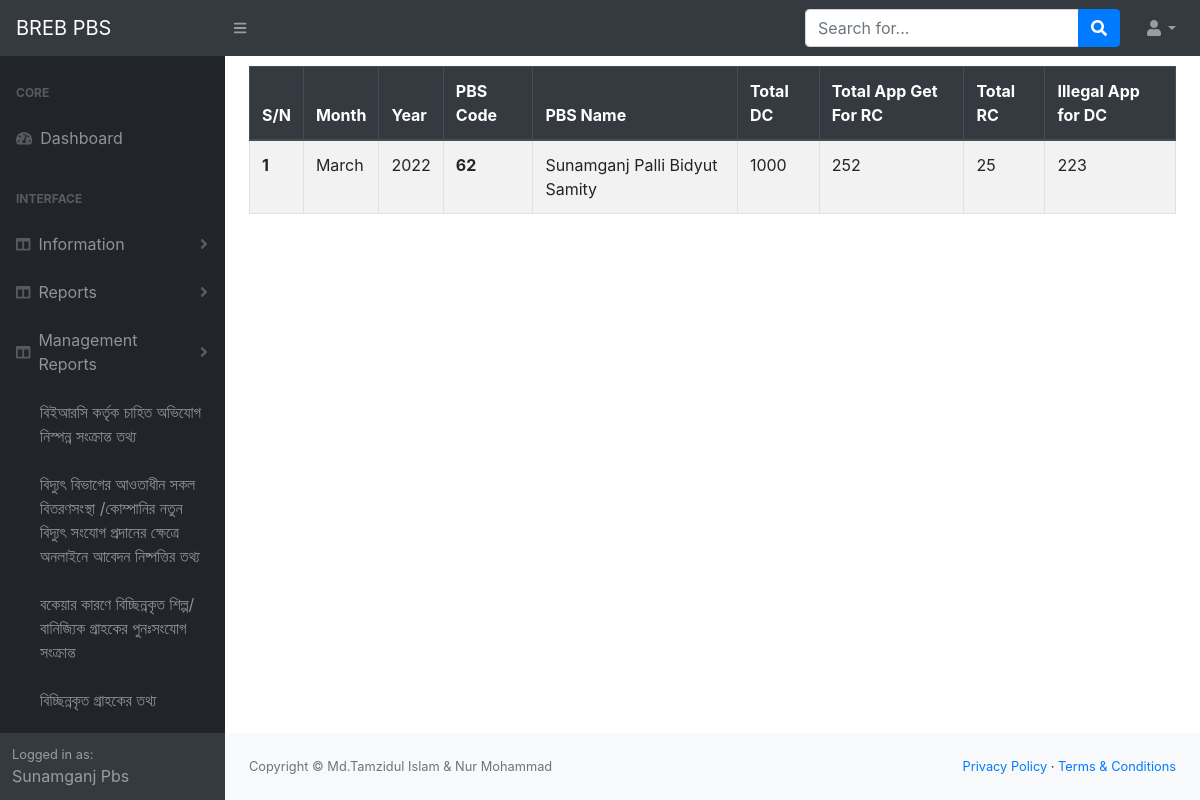
/my-industry-commercial-dc-rc (signed in), run on an earlier commit of the app's database.
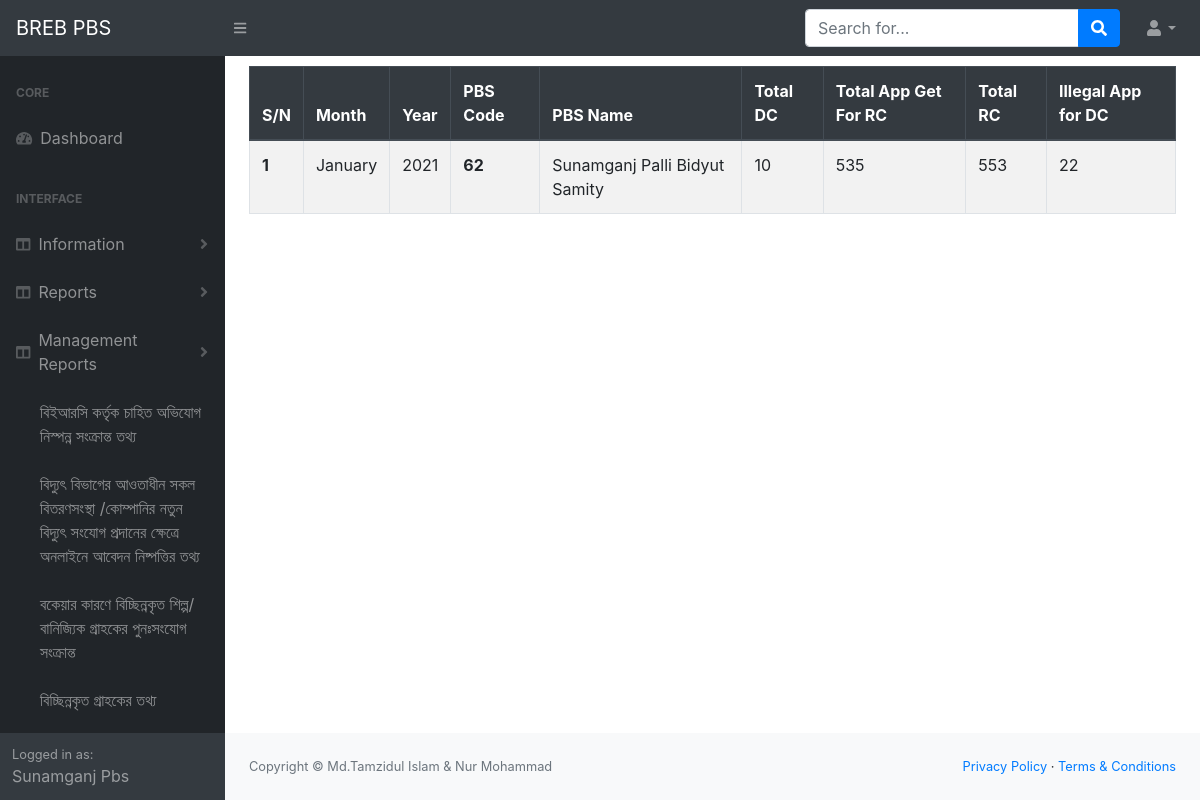
And on a later commit of the database.
### infoapp/models.py (models this page shows, shortened)
class IndustryCommercialDcRc(models.Model):
    pbs_code=models.IntegerField(blank=True, null=True)
    management_code=models.IntegerField(blank=True,null=True)
    month=models.CharField(max_length=10, blank=True, null=True)
    year=models.CharField(max_length=10,blank=True, null=True)
    total_dc_app=models.CharField(max_length=250, blank=True,null=True)
    total_app_get_for_rc=models.CharField(max_length=250, blank=True, null=True)
    complete_rc_app=models.CharField(max_length=250, blank=True, null=True)
    illegal_app_for_dc=models.CharField(max_length=250, blank=True, null=True)

class PbsInfo(models.Model):
    user=models.OneToOneField(User, on_delete=models.CASCADE)
    pbs_name=models.CharField(max_length=50)
    pbs_name_benglai=models.CharField(max_length=50)
    pbs_code=models.IntegerField(blank=True, null= True)
    management_code=models.IntegerField(blank=True, null=True)
    address=models.TextField(blank=True, null=True)
    mobile_no=models.TextField(blank=True , null=True)

### infoapp/views.py (the view)
# urls.py: path('my-industry-commercial-dc-rc', views.my_industry_commercial_dc_rc , name='my_industry_commercial_dc_rc'),
def my_industry_commercial_dc_rc(request):
    current_user=request.user
    user_id=current_user.id
    user_pbs_info=PbsInfo.objects.get(user__pk=user_id)
    pbs_code=user_pbs_info.pbs_code
    print(pbs_code)
    my_data=IndustryCommercialDcRc.objects.filter(pbs_code=pbs_code)
    context={'my_data':my_data,'user_pbs_info':user_pbs_info}
    return render(request, 'my_industry_commercial_dc_rc.html',context)

### templates/my_industry_commercial_dc_rc.html
{% extends 'base.html'%}
{% block content %}
<div class="container">
    <div class="cow">
        <table class="table table-striped table-bordered" style="margin-top: 10px;">
            <thead class="thead-dark">
              <tr>
                <th scope="col">S/N</th>
                <th scope="col">Month</th>
                <th scope="col">Year</th>
                <th scope="col">PBS Code</th>
                <th scope="col">PBS Name</th>
                <th scope="col">Total DC</th>
                <th scope="col">Total App Get For RC </th>
                <th scope="col">Total RC</th>
                <th scope="col">Illegal App for DC</th>
              </tr>
            </thead>
            <tbody>
                {% for my_data in my_data%}
              <tr>
                <th>{{ forloop.counter }}</th>
                <td>{{ my_data.month }}</td>
                <td>{{ my_data.year }}</td>
                <th scope="row">{{ my_data.pbs_code }}</th>
                <td>{{ user_pbs_info.pbs_name }}</td>
                <td>{{ my_data.total_dc_app }}</td>
                <td>{{ my_data.total_app_get_for_rc }}</td>
                <td>{{ my_data.complete_rc_app }}</td>
                <td>{{ my_data.illegal_app_for_dc }}</td>
              </tr>
              {% endfor %}
            </tbody>
        </table>
    </div>
</div>
{% endblock %}

What changed in the data, as far as the page shows it:
removed IndustryCommercialDcRc: month "March", year "2022", pbs_code "62", {{ user_pbs_info.pbs_name }} "Sunamganj Palli Bidyut Samity", total_dc_app "1000", total_app_get_for_rc "252", complete_rc_app "25", illegal_app_for_dc "223"
added IndustryCommercialDcRc: month "January", year "2021", pbs_code "62", {{ user_pbs_info.pbs_name }} "Sunamganj Palli Bidyut Samity", total_dc_app "10", total_app_get_for_rc "535", complete_rc_app "553", illegal_app_for_dc "22"
